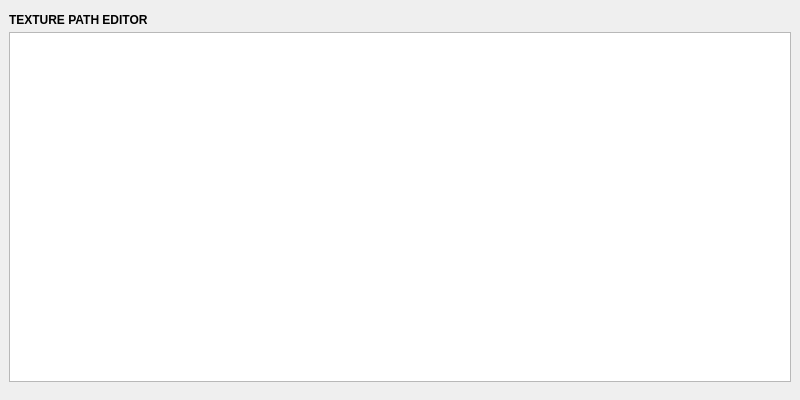
<?xml version="1.0" encoding="UTF-8"?>
<ui version="4.0">
 <class>QtUi</class>
 <widget class="QMainWindow" name="QtUi">
  <property name="enabled">
   <bool>true</bool>
  </property>
  <property name="geometry">
   <rect>
    <x>0</x>
    <y>0</y>
    <width>800</width>
    <height>400</height>
   </rect>
  </property>
  <property name="tabShape">
   <enum>QTabWidget::Triangular</enum>
  </property>
  <property name="dockNestingEnabled">
   <bool>true</bool>
  </property>
  <property name="dockOptions">
   <set>QMainWindow::AllowNestedDocks|QMainWindow::AllowTabbedDocks|QMainWindow::AnimatedDocks|QMainWindow::ForceTabbedDocks</set>
  </property>
  <widget class="QWidget" name="central_widget">
   <property name="minimumSize">
    <size>
     <width>800</width>
     <height>400</height>
    </size>
   </property>
   <layout class="QVBoxLayout" name="verticalLayout">
    <item>
     <layout class="QVBoxLayout" name="main_layout">
      <property name="spacing">
       <number>1</number>
      </property>
      <property name="sizeConstraint">
       <enum>QLayout::SetFixedSize</enum>
      </property>
      <item>
       <widget class="Header" name="header">
        <property name="minimumSize">
         <size>
          <width>0</width>
          <height>22</height>
         </size>
        </property>
        <property name="maximumSize">
         <size>
          <width>9999</width>
          <height>22</height>
         </size>
        </property>
        <property name="font">
         <font>
          <weight>75</weight>
          <bold>true</bold>
         </font>
        </property>
        <property name="text">
         <string>TEXTURE PATH EDITOR</string>
        </property>
       </widget>
      </item>
      <item>
       <widget class="TableWidget" name="tbl000">
        <property name="minimumSize">
         <size>
          <width>0</width>
          <height>350</height>
         </size>
        </property>
       </widget>
      </item>
      <item>
       <spacer name="verticalSpacer">
        <property name="orientation">
         <enum>Qt::Vertical</enum>
        </property>
        <property name="sizeHint" stdset="0">
         <size>
          <width>0</width>
          <height>10</height>
         </size>
        </property>
       </spacer>
      </item>
     </layout>
    </item>
   </layout>
  </widget>
 </widget>
 <customwidgets>
  <customwidget>
   <class>Header</class>
   <extends>QLabel</extends>
   <header>uitk.widgets.header.Header.h</header>
  </customwidget>
  <customwidget>
   <class>TableWidget</class>
   <extends>QTableWidget</extends>
   <header>uitk.widgets.tableWidget.TableWidget.h</header>
  </customwidget>
 </customwidgets>
 <resources/>
 <connections/>
 <designerdata>
  <property name="gridDeltaX">
   <number>5</number>
  </property>
  <property name="gridDeltaY">
   <number>5</number>
  </property>
  <property name="gridSnapX">
   <bool>true</bool>
  </property>
  <property name="gridSnapY">
   <bool>true</bool>
  </property>
  <property name="gridVisible">
   <bool>true</bool>
  </property>
 </designerdata>
</ui>
